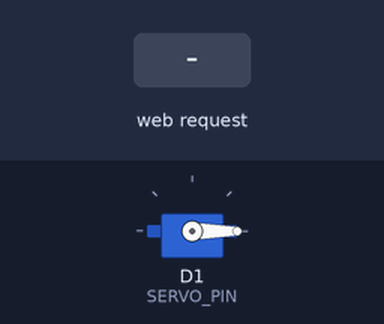
Simulated run of this sketch. Board: ESP8266 (NodeMCU). On the bench: servo. The inputs (shaded band) are chosen by the test bench. WiFi joins after 1.5 s; servers stay silent unless stated; what the sketch prints to the serial monitor is not drawn.

Above: at 2.7 s.
2.8 s: HTTP request GET /set?a=120 received
At 5.7 s:
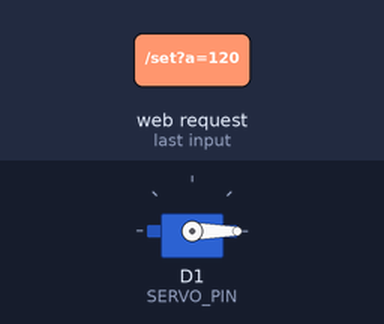
5.8 s: HTTP request GET /set received
At 6.3 s:
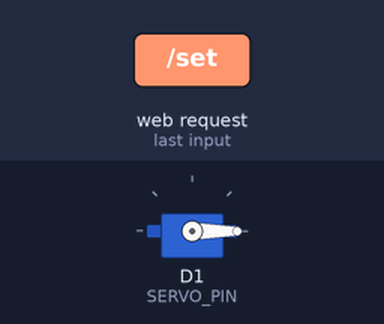
Timing chart, 0 to 8.8 s (numbered marks = the images above; inputs shaded):
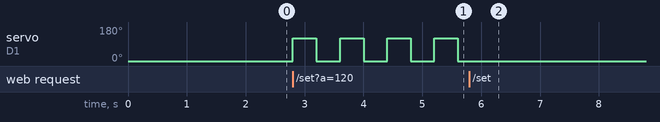

The sketch:

Servo_SieuAm.ino
```cpp
// #include <ESP8266WiFi.h>
// #include <ESPAsyncTCP.h>
// #include <ESPAsyncWebServer.h>
// #include <Servo.h>

// // ================= WiFi =================
// const char *ssid = "NGOC HOA";
// const char *password = "home1234";

// // ================= PHẦN CỨNG =================
// #define TRIG_PIN  D5
// #define ECHO_PIN  D6
// #define SERVO_PIN D1

// Servo myServo;
// AsyncWebServer server(80);

// // ================= BIẾN =================
// long distanceCM = 0;

// // servo
// int servoAngle = 0;
// bool isApplied = false;

// // DAO ĐỘNG SERVO (GIỐNG CODE TRƯỚC)
// unsigned long prevMillis = 0;
// const unsigned long interval = 400;
// bool servoState = false;

// // ================= HTML =================
// const char index_html[] PROGMEM = R"rawliteral(
// <!DOCTYPE html>
// <html>
// <head>
// <meta charset="utf-8">
// <title>Ultrasonic + Servo</title>
// <script>
// setInterval(()=>{
//   fetch('/status')
//     .then(r=>r.json())
//     .then(d=>document.getElementById('dist').innerHTML=d.distance);
// },500);

// function applyServo(){
//   let a=document.getElementById('angle').value;
//   fetch(`/set?a=${a}`);
// }

// function stopServo(){
//   fetch('/stop');
// }
// </script>
// </head>
// <body>
// <h2>Distance:</h2>
// <h1><span id="dist">---</span> cm</h1>

// <hr>

// <p>Servo Angle (0-180)</p>
// <input type="number" id="angle" min="0" max="180">

// <br><br>
// <button onclick="applyServo()">APPLY</button>
// <button onclick="stopServo()">STOP</button>

// </body>
// </html>
// )rawliteral";

// // ================= HÀM =================
// long readUltrasonic() {
//   digitalWrite(TRIG_PIN, LOW);
//   delayMicroseconds(2);
//   digitalWrite(TRIG_PIN, HIGH);
//   delayMicroseconds(10);
//   digitalWrite(TRIG_PIN, LOW);

//   long duration = pulseIn(ECHO_PIN, HIGH, 30000);
//   if (duration == 0) return 999;
//   return duration * 0.034 / 2;
// }

// // ================= SETUP =================
// void setup() {
//   Serial.begin(115200);

//   pinMode(TRIG_PIN, OUTPUT);
//   pinMode(ECHO_PIN, INPUT);

//   myServo.attach(SERVO_PIN, 500, 2500);
//   myServo.write(0);

//   WiFi.begin(ssid, password);
//   while (WiFi.status() != WL_CONNECTED) {
//     delay(500); Serial.print(".");
//   }
//   Serial.println("\nIP: " + WiFi.localIP().toString());

//   // ===== WEB =====
//   server.on("/", HTTP_GET, [](AsyncWebServerRequest *req){
//     req->send_P(200, "text/html", index_html);
//   });

//   server.on("/status", HTTP_GET, [](AsyncWebServerRequest *req){
//     req->send(200, "application/json",
//       "{\"distance\":" + String(distanceCM) + "}");
//   });

//   server.on("/set", HTTP_GET, [](AsyncWebServerRequest *req){
//     if (req->hasParam("a")) {
//       servoAngle = constrain(req->getParam("a")->value().toInt(), 0, 180);
//       isApplied = true;
//       Serial.println("APPLY angle = " + String(servoAngle));
//     }
//     req->send(200, "text/plain", "OK");
//   });

//   server.on("/stop", HTTP_GET, [](AsyncWebServerRequest *req){
//     isApplied = false;
//     servoState = false;
//     myServo.write(0);
//     req->send(200, "text/plain", "STOP");
//   });

//   server.begin();
// }

// // ================= LOOP =================
// void loop() {
//   unsigned long now = millis();

//   // CẢM BIẾN CHỈ HIỂN THỊ
//   distanceCM = readUltrasonic();

//   // chưa APPLY → dừng (GIỐNG CODE TRÊN)
//   if (!isApplied) {
//     myServo.write(0);
//     servoState = false;
//     return;
//   }

//   // DAO ĐỘNG SERVO (0 ↔ góc nhập)
//   if (now - prevMillis >= interval) {
//     prevMillis = now;
//     servoState = !servoState;
//     myServo.write(servoState ? servoAngle : 0);
//   }
// }


#include <ESP8266WiFi.h>
#include <ESP8266WebServer.h>
#include <Servo.h>

// ================= WIFI =================
const char* ssid = "NGOC HOA";
const char* password = "home1234";

// ================= PIN =================
#define TRIG_PIN   D5
#define ECHO_PIN   D6
#define SERVO_PIN  D1

// ================= OBJECT =================
Servo myServo;
ESP8266WebServer server(80);

// ================= BIẾN =================
long distanceCM = 0;

int servoAngle = 0;     // góc do người dùng nhập
bool isApplied = false;

// timer servo (GIỐNG CODE JOYSTICK)
unsigned long prevMillis = 0;
const unsigned long interval = 400;
bool servoState = false;

// ================= HÀM =================
long readUltrasonic() {
  digitalWrite(TRIG_PIN, LOW);
  delayMicroseconds(2);
  digitalWrite(TRIG_PIN, HIGH);
  delayMicroseconds(10);
  digitalWrite(TRIG_PIN, LOW);

  long duration = pulseIn(ECHO_PIN, HIGH, 30000);
  if (duration == 0) return 999;
  return duration * 0.034 / 2;
}

// ================= WEB =================
void handleRoot() {
  String html = R"=====(
<!DOCTYPE html>
<html>
<head>
<meta charset="utf-8">
<title>Ultrasonic + Servo</title>
<script>
setInterval(()=>{
  fetch('/sensor')
    .then(r=>r.json())
    .then(d=>document.getElementById('dist').innerHTML=d.dist);
},500);

function applyAngle(){
  let a=document.getElementById('angle').value;
  fetch(`/set?a=${a}`);
}

function stopServo(){
  fetch('/stop');
}
</script>
</head>
<body>
<h2>Distance:</h2>
<h1><span id="dist">---</span> cm</h1>

<hr>

<p>Servo Angle (0-180)</p>
<input type="number" id="angle" min="0" max="180">

<br><br>
<button onclick="applyAngle()">APPLY</button>
<button onclick="stopServo()">STOP</button>

</body>
</html>
)=====";

  server.send(200, "text/html", html);
}

void handleSensor() {
  distanceCM = readUltrasonic();
  server.send(200, "application/json",
              "{\"dist\":" + String(distanceCM) + "}");
}

void handleSet() {
  servoAngle = constrain(server.arg("a").toInt(), 0, 180);
  isApplied = true;

  Serial.print("APPLY angle = ");
  Serial.println(servoAngle);

  server.send(200, "text/plain", "OK");
}

void handleStop() {
  isApplied = false;
  myServo.write(0);
  servoState = false;
  server.send(200, "text/plain", "STOP");
}

// ================= SETUP =================
void setup() {
  Serial.begin(115200);

  pinMode(TRIG_PIN, OUTPUT);
  pinMode(ECHO_PIN, INPUT);

  myServo.attach(SERVO_PIN, 500, 2500);
  myServo.write(0);

  WiFi.begin(ssid, password);
  while (WiFi.status() != WL_CONNECTED) {
    delay(500); Serial.print(".");
  }

  Serial.println("\nIP:");
  Serial.println(WiFi.localIP());

  server.on("/", handleRoot);
  server.on("/sensor", handleSensor);
  server.on("/set", handleSet);
  server.on("/stop", handleStop);
  server.begin();
}

// ================= LOOP =================
void loop() {
  server.handleClient();
  unsigned long now = millis();

  // chưa APPLY → dừng (GIỐNG CODE JOYSTICK)
  if (!isApplied) {
    myServo.write(0);
    servoState = false;
    return;
  }

  // DAO ĐỘNG SERVO (GIỐNG HỆT CODE JOYSTICK)
  if (now - prevMillis >= interval) {
    prevMillis = now;
    servoState = !servoState;
    myServo.write(servoState ? servoAngle : 0);
  }
}
```

Measured:
- after the input at 2.8 s, servo on D1 (SERVO_PIN): alternates 120° for 0.40 s and 0° for 0.40 s, starting at once
- after the input at 5.8 s, servo on D1 (SERVO_PIN): stops changing and stays 0°
